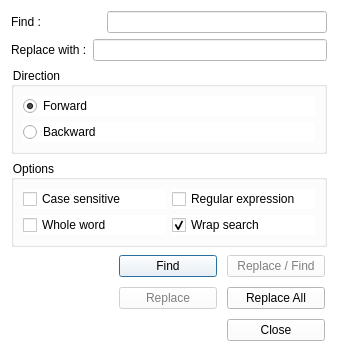
<?xml version="1.0" encoding="UTF-8"?>
<ui version="4.0">
 <class>FindReplaceDialogData</class>
 <widget class="QDialog" name="FindReplaceDialogData">
  <property name="geometry">
   <rect>
    <x>0</x>
    <y>0</y>
    <width>338</width>
    <height>327</height>
   </rect>
  </property>
  <property name="windowTitle">
   <string>Find / Replace</string>
  </property>
  <property name="styleSheet">
   <string notr="true">QWidget, QFrame {
background-color:white;
}

QPushButton, QComboBox, QToolButton {
border-image: url(:/talipot/gui/ui/btn_26.png) 4;
border-width: 4;
padding: 0px 6px;
font-size: 12px;
}

QPushButton::flat {
border-image: none;
border-width: 4;
padding: 0px 6px;
font-size: 12px;
background-color: transparent;
}

QPushButton, QComboBox, QLabel, QToolButton {
color: black;
}

QPushButton:hover, QComboBox:hover, QToolButton:hover {
border-image: url(:/talipot/gui/ui/btn_26_hover.png) 4;
}

QPushButton:disabled, QComboBox::disabled, QToolButton::disabled {
color:gray;
}

QPushButton:pressed, QToolButton:pressed{
border-image: url(:/talipot/gui/ui/btn_26_pressed.png) 4;
}

QPushButton::menu-indicator{
subcontrol-origin: margin;
subcontrol-position: center right;
right: 4px;
}

QPushButton, QToolButton {
outline: none;
margin: 2
}

QComboBox::down-arrow {
image: url(:/talipot/gui/ui/combobox_arrow.png);
}

QComboBox:drop-down {
subcontrol-origin: padding;
subcontrol-position: top right;
border-left-style: none;
border-top-right-radius: 1px;
border-bottom-right-radius: 1px;
}
</string>
  </property>
  <layout class="QVBoxLayout" name="verticalLayout">
   <item>
    <layout class="QHBoxLayout" name="horizontalLayout">
     <item>
      <widget class="QLabel" name="label">
       <property name="text">
        <string>Find :                  </string>
       </property>
      </widget>
     </item>
     <item>
      <widget class="QLineEdit" name="textToFind"/>
     </item>
    </layout>
   </item>
   <item>
    <layout class="QHBoxLayout" name="horizontalLayout_2">
     <item>
      <widget class="QLabel" name="label_2">
       <property name="text">
        <string>Replace with :</string>
       </property>
      </widget>
     </item>
     <item>
      <widget class="QLineEdit" name="replaceText"/>
     </item>
    </layout>
   </item>
   <item>
    <widget class="QGroupBox" name="groupBox">
     <property name="title">
      <string>Direction</string>
     </property>
     <layout class="QVBoxLayout" name="verticalLayout_2">
      <item>
       <widget class="QRadioButton" name="forwardRB">
        <property name="text">
         <string>Forward</string>
        </property>
        <property name="checked">
         <bool>true</bool>
        </property>
       </widget>
      </item>
      <item>
       <widget class="QRadioButton" name="backwardRB">
        <property name="text">
         <string>Backward</string>
        </property>
       </widget>
      </item>
     </layout>
    </widget>
   </item>
   <item>
    <widget class="QGroupBox" name="groupBox_2">
     <property name="title">
      <string>Options</string>
     </property>
     <layout class="QGridLayout" name="gridLayout_2">
      <item row="0" column="0">
       <widget class="QCheckBox" name="caseSensitiveCB">
        <property name="text">
         <string>Case sensitive</string>
        </property>
       </widget>
      </item>
      <item row="0" column="1">
       <widget class="QCheckBox" name="regexpCB">
        <property name="text">
         <string>Regular expression</string>
        </property>
       </widget>
      </item>
      <item row="1" column="0">
       <widget class="QCheckBox" name="wholeWordCB">
        <property name="text">
         <string>Whole word</string>
        </property>
       </widget>
      </item>
      <item row="1" column="1">
       <widget class="QCheckBox" name="wrapSearchCB">
        <property name="text">
         <string>Wrap search</string>
        </property>
        <property name="checked">
         <bool>true</bool>
        </property>
       </widget>
      </item>
     </layout>
    </widget>
   </item>
   <item>
    <layout class="QGridLayout" name="gridLayout">
     <item row="0" column="0">
      <spacer name="horizontalSpacer">
       <property name="orientation">
        <enum>Qt::Horizontal</enum>
       </property>
       <property name="sizeHint" stdset="0">
        <size>
         <width>40</width>
         <height>20</height>
        </size>
       </property>
      </spacer>
     </item>
     <item row="0" column="1">
      <widget class="QPushButton" name="findButton">
       <property name="minimumSize">
        <size>
         <width>102</width>
         <height>0</height>
        </size>
       </property>
       <property name="text">
        <string>Find</string>
       </property>
      </widget>
     </item>
     <item row="0" column="2">
      <widget class="QPushButton" name="replaceFindButton">
       <property name="enabled">
        <bool>false</bool>
       </property>
       <property name="text">
        <string>Replace / Find</string>
       </property>
      </widget>
     </item>
     <item row="1" column="0">
      <spacer name="horizontalSpacer_2">
       <property name="orientation">
        <enum>Qt::Horizontal</enum>
       </property>
       <property name="sizeHint" stdset="0">
        <size>
         <width>40</width>
         <height>20</height>
        </size>
       </property>
      </spacer>
     </item>
     <item row="1" column="1">
      <widget class="QPushButton" name="replaceButton">
       <property name="enabled">
        <bool>false</bool>
       </property>
       <property name="minimumSize">
        <size>
         <width>102</width>
         <height>0</height>
        </size>
       </property>
       <property name="text">
        <string>Replace</string>
       </property>
      </widget>
     </item>
     <item row="1" column="2">
      <widget class="QPushButton" name="replaceAllButton">
       <property name="text">
        <string>Replace All</string>
       </property>
      </widget>
     </item>
     <item row="2" column="2">
      <widget class="QPushButton" name="closeButton">
       <property name="text">
        <string>Close</string>
       </property>
      </widget>
     </item>
     <item row="2" column="0">
      <widget class="QLabel" name="searchStatusLabel">
       <property name="text">
        <string/>
       </property>
      </widget>
     </item>
    </layout>
   </item>
  </layout>
 </widget>
 <resources/>
 <connections/>
</ui>
